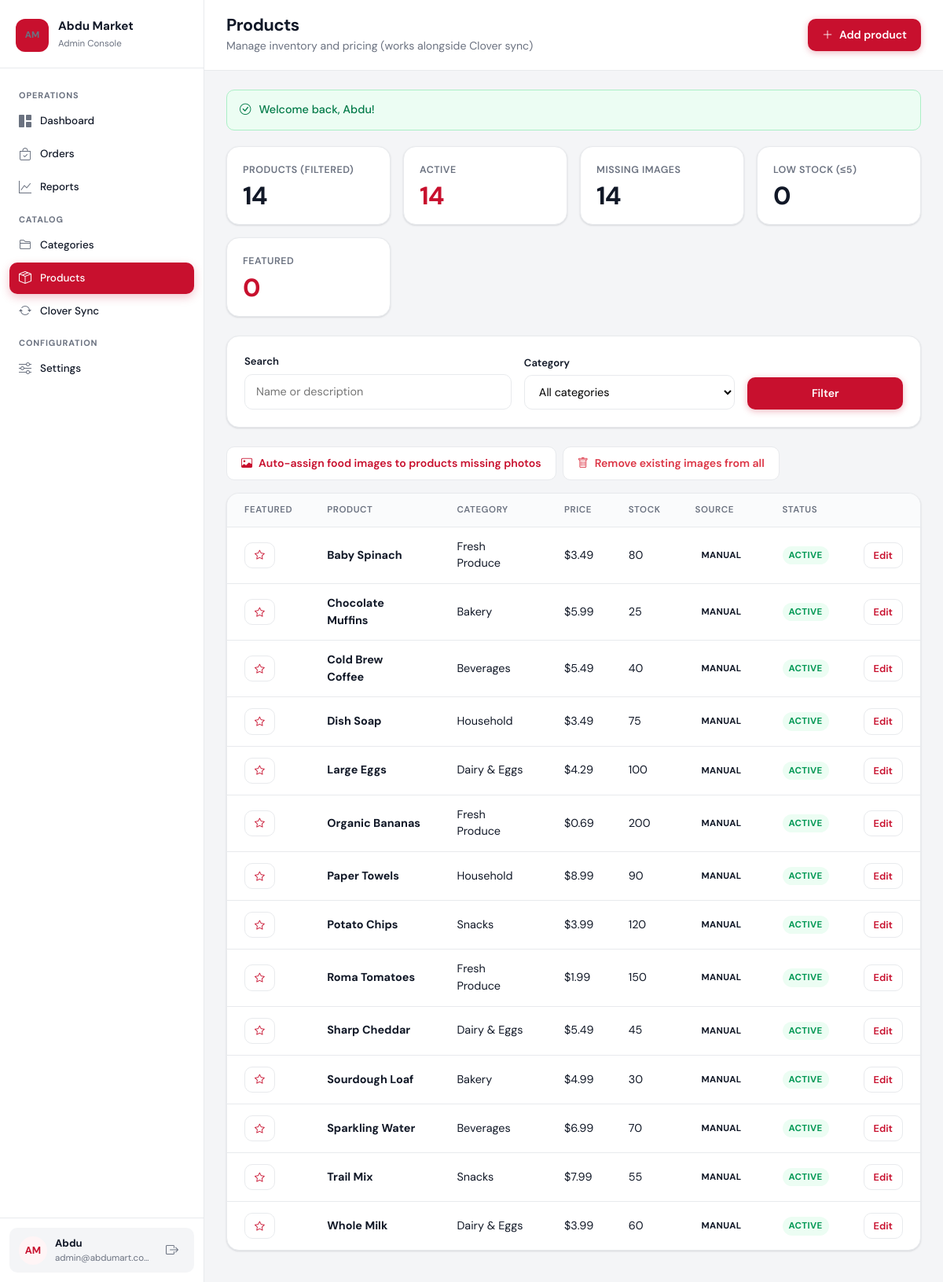
/admin/products.php (signed in), run on the app's committed database.
### tables this page shows
CREATE TABLE users (
    id INT UNSIGNED AUTO_INCREMENT PRIMARY KEY,
    email VARCHAR(255) NOT NULL UNIQUE,
    google_id VARCHAR(255) DEFAULT NULL UNIQUE,
    password_hash VARCHAR(255) DEFAULT NULL,
    first_name VARCHAR(100) NOT NULL,
    last_name VARCHAR(100) NOT NULL,
    phone VARCHAR(20) DEFAULT NULL,
    email_verified_at TIMESTAMP NULL DEFAULT NULL,
    role ENUM('customer', 'admin') NOT NULL DEFAULT 'customer',
    created_at TIMESTAMP DEFAULT CURRENT_TIMESTAMP
);

CREATE TABLE products (
    id INT UNSIGNED AUTO_INCREMENT PRIMARY KEY,
    clover_id VARCHAR(64) DEFAULT NULL UNIQUE,
    category_id INT UNSIGNED DEFAULT NULL,
    name VARCHAR(255) NOT NULL,
    description TEXT DEFAULT NULL,
    price DECIMAL(10, 2) NOT NULL DEFAULT 0.00,
    inventory INT NOT NULL DEFAULT 0,
    image_url VARCHAR(500) DEFAULT NULL,
    is_active TINYINT(1) NOT NULL DEFAULT 1,
    is_featured TINYINT(1) NOT NULL DEFAULT 0,
    synced_at TIMESTAMP NULL DEFAULT NULL,
    FOREIGN KEY (category_id) REFERENCES categories(id) ON DELETE SET NULL
);

CREATE TABLE categories (
    id INT UNSIGNED AUTO_INCREMENT PRIMARY KEY,
    clover_id VARCHAR(64) DEFAULT NULL UNIQUE,
    name VARCHAR(255) NOT NULL,
    sort_order INT NOT NULL DEFAULT 0,
    image_url VARCHAR(500) DEFAULT NULL,
    is_active TINYINT(1) NOT NULL DEFAULT 1,
    synced_at TIMESTAMP NULL DEFAULT NULL
);

### admin/products.php (the view, shortened to what the rows shown need)
<?php
require_admin();
$editing = null;
$search = trim($_GET['q'] ?? '');
$allCategories = get_categories(false);
$filters = ['include_inactive' => true, 'sort' => 'name'];
$products = $editing ? [] : get_products($filters);
$listAction = 'products.php';
$productCounts = [
    'total' => 0,
    'active' => 0,
    'inactive' => 0,
    'with_images' => 0,
    'missing_images' => 0,
    'low_stock' => 0,
    'featured' => 0,
];
if (!$editing) {
    $productCounts['total'] = count($products);
    foreach ($products as $p) {
        if (!empty($p['is_active'])) $productCounts['active']++; else $productCounts['inactive']++;
        if (!empty($p['image_url'])) $productCounts['with_images']++; else $productCounts['missing_images']++;
    }
}
$pageTitle = $editing ? ($editing['id'] ? 'Edit product' : 'New product') : 'Products';
require dirname(__DIR__) . '/includes/admin_header.php';
if ($editing):
?>
<div class="row g-4">
    <div class="col-lg-7">
        <div class="admin-card">
            <div class="admin-card-header"><h2><?= $editing['id'] ? 'Edit product' : 'New product' ?></h2></div>
            <div class="admin-card-body padded">
                <form method="post" enctype="multipart/form-data">
                    <?= csrf_field() ?>
                    <input type="hidden" name="product_id" value="<?= (int) $editing['id'] ?>">
                    <input type="hidden" name="action" value="<?= $editing['id'] ? 'update' : 'create' ?>">
                    <div class="admin-field">
                        <label for="name">Name</label>
                        <input type="text" id="name" name="name" class="admin-input" value="<?= e($editing['name']) ?>" required>
                    </div>
                    <div class="admin-field">
                        <label for="category_id">Category</label>
                        <select id="category_id" name="category_id" class="admin-input">
                            <option value="">— Uncategorized —</option>
                            <?php foreach ($allCategories as $cat): ?>
                            <option value="<?= (int) $cat['id'] ?>" <?= (int) ($editing['category_id'] ?? 0) === (int) $cat['id'] ? 'selected' : '' ?>>
                                <?= e($cat['name']) ?><?= !$cat['is_active'] ? ' (hidden)' : '' ?>
                            </option>
                            <?php endforeach; ?>
                        </select>
                    </div>
                    <div class="admin-field">
                        <label for="description">Description</label>
                        <textarea id="description" name="description" class="admin-input" rows="3"><?= e($editing['description'] ?? '') ?></textarea>
                    </div>
                    <div class="row g-3">
                        <div class="col-md-4">
                            <div class="admin-field">
                                <label for="price">Price ($)</label>
                                <input type="number" id="price" name="price" class="admin-input" step="0.01" min="0" value="<?= e(number_format((float) $editing['price'], 2, '.', '')) ?>" required>
                            </div>
                        </div>
                        <div class="col-md-4">
                            <div class="admin-field">
                                <label for="inventory">Inventory</label>
                                <input type="number" id="inventory" name="inventory" class="admin-input" min="0" value="<?= (int) $editing['inventory'] ?>">
                            </div>
                        </div>
                        <div class="col-md-4 d-flex align-items-end">
                            <div class="admin-field mb-0 w-100">
                                <label class="d-flex align-items-center gap-2">
                                    <input type="checkbox" name="is_active" value="1" <?= $editing['is_active'] ? 'checked' : '' ?>>
                                    Active on storefront
                                </label>
                                <?php if (products_have_featured_column()): ?>
                                <label class="d-flex align-items-center gap-2 mt-2">
                                    <input type="checkbox" name="is_featured" value="1" <?= !empty($editing['is_featured']) ? 'checked' : '' ?>>
                                    Featured product
                                </label>
                                <?php endif; ?>
                            </div>
                        </div>
                    </div>
                    <div class="admin-field">
                        <label for="image_url">Image URL</label>
                        <input type="url" id="image_url" name="image_url" class="admin-input" value="<?= e($editing['image_url'] ?? '') ?>" placeholder="https://...">
                        <div class="hint">Optional: paste a URL or upload an image below.</div>
                    </div>
                    <div class="admin-field">
                        <label for="image_file">Upload image</label>
                        <input type="file" id="image_file" name="image_file" class="admin-input" accept="image/*">
                    </div>
                    <button type="submit" class="admin-btn admin-btn-primary"><?= $editing['id'] ? 'Save changes' : 'Create product' ?></button>
                </form>
            </div>
        </div>
    </div>
    <?php if ($editing['id']): ?>
    <div class="col-lg-5">
        <div class="admin-card">
            <div class="admin-card-header"><h2>Clover link</h2></div>
            <div class="admin-card-body padded">
                <?php if ($editing['clover_id']): ?>
                <p class="mb-2"><span class="admin-badge admin-badge-green">Synced from Clover</span></p>
                <p class="small text-muted mb-2">Clover ID: <code><?= e($editing['clover_id']) ?></code></p>
                <?php if ($editing['synced_at']): ?>
                <p class="small text-muted mb-0">Last synced <?= e(date('M j, Y g:i A', strtotime($editing['synced_at']))) ?></p>
                <?php endif; ?>
                <p class="small mt-3 mb-0">A Clover sync will refresh name, price, inventory, and category from your POS.</p>
                <?php else: ?>
                <p class="mb-0 text-muted">This product was created manually and is not linked to Clover.</p>
                <?php endif; ?>
            </div>
        </div>
        <form method="post" class="mt-3" onsubmit="return confirm('Delete this product?');">
            <?= csrf_field() ?>
            <input type="hidden" name="action" value="delete">
            <input type="hidden" name="product_id" value="<?= (int) $editing['id'] ?>">
            <button type="submit" class="admin-btn admin-btn-outline text-danger w-100"><i class="bi bi-trash"></i> Delete product</button>
        </form>
    </div>
    <?php endif; ?>
</div>
<?php else: ?>
<div class="admin-stats">
    <div class="admin-stat">
        <div class="admin-stat-label">Products (filtered)</div>
        <div class="admin-stat-value"><?= (int) $productCounts['total'] ?></div>
    </div>
    <div class="admin-stat highlight">
        <div class="admin-stat-label">Active</div>
        <div class="admin-stat-value"><?= (int) $productCounts['active'] ?></div>
    </div>
    <div class="admin-stat">
        <div class="admin-stat-label">Missing images</div>
        <div class="admin-stat-value"><?= (int) $productCounts['missing_images'] ?></div>
    </div>
    <div class="admin-stat">
        <div class="admin-stat-label">Low stock (≤5)</div>
        <div class="admin-stat-value"><?= (int) $productCounts['low_stock'] ?></div>
    </div>
    <?php if (products_have_featured_column()): ?>
    <div class="admin-stat highlight">
        <div class="admin-stat-label">Featured</div>
        <div class="admin-stat-value"><?= (int) $productCounts['featured'] ?></div>
    </div>
    <?php endif; ?>
</div>
<div class="admin-card mb-4">
    <div class="admin-card-body padded">
        <form method="get" class="row g-3 align-items-end">
            <div class="col-md-5">
                <div class="admin-field mb-0">
                    <label for="q">Search</label>
                    <input type="search" id="q" name="q" class="admin-input" value="<?= e($search) ?>" placeholder="Name or description">
                </div>
            </div>
            <div class="col-md-4">
                <div class="admin-field mb-0">
                    <label for="category">Category</label>
                    <select id="category" name="category" class="admin-input">
                        <option value="">All categories</option>
                    </select>
                </div>
            </div>
            <div class="col-md-3 d-flex gap-2">
                <button type="submit" class="admin-btn admin-btn-primary flex-grow-1">Filter</button>
            </div>
        </form>
    </div>
</div>
<div class="d-flex flex-wrap gap-2 mb-3">
    <form method="post" class="d-inline">
        <button type="submit" class="admin-btn admin-btn-outline">
            <i class="bi bi-image"></i> Auto-assign food images to products missing photos
        </button>
    </form>
    <form method="post" class="d-inline" onsubmit="return confirm('Remove images from ALL products? Uploaded files will be deleted.');">
        <button type="submit" class="admin-btn admin-btn-outline text-danger">
            <i class="bi bi-trash"></i> Remove existing images from all
        </button>
    </form>
</div>
<div class="admin-card">
    <div class="table-responsive">
        <table class="admin-table">
            <thead>
                <tr>
                    <th>Featured</th>
                    <th>Product</th>
                    <th>Category</th>
                    <th>Price</th>
                    <th>Stock</th>
                    <th>Source</th>
                    <th>Status</th>
                    <th></th>
                </tr>
            </thead>
            <tbody>
                <?php if (empty($products)): ?>
                <tr>
                    <td colspan="8">
                        <div class="admin-empty py-4">
                            <i class="bi bi-box-seam"></i>
                            <p>No products found. Add one manually or sync from Clover.</p>
                            <a href="clover-sync.php" class="admin-btn admin-btn-outline admin-btn-sm">Go to Clover Sync</a>
                        </div>
                    </td>
                </tr>
                <?php else: ?>
                <?php foreach ($products as $product): ?>
                <tr>
                    <td>
                        <?php if (products_have_featured_column()): ?>
                        <form method="post" class="d-inline" action="<?= e($listAction) ?>">
                            <button
                                type="submit"
                                class="admin-btn admin-btn-sm <?= !empty($product['is_featured']) ? 'admin-btn-primary' : 'admin-btn-outline' ?>"
                                title="<?= !empty($product['is_featured']) ? 'Remove from featured' : 'Mark as featured' ?>"
                            >
                                <i class="bi bi-star<?= !empty($product['is_featured']) ? '-fill' : '' ?>"></i>
                            </button>
                        </form>
                        <?php else: ?>
                        <span class="text-muted">—</span>
                        <?php endif; ?>
                    </td>
                    <td>
                        <strong><?= e($product['name']) ?></strong>
                    </td>
                    <td><?= e($product['category_name'] ?? '—') ?></td>
                    <td><?= format_money($product['price']) ?></td>
                    <td><?= (int) $product['inventory'] ?></td>
                    <td>
                        <?php if ($product['clover_id']): ?>
                        <span class="admin-badge admin-badge-green">Clover</span>
                        <?php else: ?>
                        <span class="admin-badge">Manual</span>
                        <?php endif; ?>
                    </td>
                    <td>
                        <?php if ($product['is_active'] && $product['inventory'] > 0): ?>
                        <span class="admin-badge admin-badge-green">Active</span>
                        <?php elseif ($product['is_active']): ?>
                        <span class="admin-badge">Out of stock</span>
                        <?php else: ?>
                        <span class="admin-badge">Hidden</span>
                        <?php endif; ?>
                    </td>
                    <td><a href="products.php?id=<?= (int) $product['id'] ?>" class="admin-btn admin-btn-outline admin-btn-sm">Edit</a></td>
                </tr>
                <?php endforeach; ?>
                <?php endif; ?>
            </tbody>
        </table>
    </div>
</div>
<?php endif;
require dirname(__DIR__) . '/includes/admin_footer.php';

### includes/admin_header.php (shortened to what the rows shown need)
<?php
$pageTitle = $pageTitle ?? 'Dashboard';
$adminUser = current_user();
$adminInitials = strtoupper(substr($adminUser['first_name'] ?? 'A', 0, 1) . substr($adminUser['last_name'] ?? 'M', 0, 1));
?>
<!DOCTYPE html>
<html lang="en">
<head>
    <link href="https://cdn.jsdelivr.net/npm/bootstrap@5.3.3/dist/css/bootstrap.min.css" rel="stylesheet">
    <link href="https://cdn.jsdelivr.net/npm/bootstrap-icons@1.11.3/font/bootstrap-icons.min.css" rel="stylesheet">
    <link href="../assets/css/admin.css" rel="stylesheet">
</head>
<body class="admin-app">
<div class="admin-shell">
    <aside class="admin-sidebar" id="adminSidebar">
        <div class="admin-sidebar-footer">
            <div class="admin-user-pill">
                <span class="admin-user-avatar"><?= e($adminInitials) ?></span>
                <div class="admin-user-meta">
                    <strong><?= e($adminUser['first_name'] ?? 'Admin') ?></strong>
                    <span><?= e($adminUser['email'] ?? '') ?></span>
                </div>
                <a href="../logout.php" class="admin-user-signout" aria-label="Sign out" title="Sign out">
                    <i class="bi bi-box-arrow-right"></i>
                </a>
            </div>
        </div>
    </aside>
    <div class="admin-main">
        <header class="admin-top-header">
            <div class="admin-top-header-text">
                <h1><?= e($pageTitle) ?></h1>
            </div>
        </header>
        <main class="admin-page">

### data on the page
users: adminInitials "AM", first_name "Abdu", email "admin@abdumart.com"
products: id "14", is_featured "0", name "Dish Soap", category.name "Household", price "$3.49", inventory "75", shows "MANUAL", is_active "ACTIVE"
products: is_featured 0 (drawn), name "Baby Spinach", category.name "Fresh Produce", price "$3.49", inventory "80", shows "MANUAL", is_active "ACTIVE"
products: is_featured 0 (drawn), name "Chocolate Muffins", category.name "Bakery", price "$5.99", inventory "25", shows "MANUAL", is_active "ACTIVE"
products: is_featured 0 (drawn), name "Cold Brew Coffee", category.name "Beverages", price "$5.49", inventory "40", shows "MANUAL", is_active "ACTIVE"
products: is_featured 0 (drawn), name "Large Eggs", category.name "Dairy & Eggs", price "$4.29", inventory "100", shows "MANUAL", is_active "ACTIVE"
products: is_featured 0 (drawn), name "Organic Bananas", category.name "Fresh Produce", price "$0.69", inventory "200", shows "MANUAL", is_active "ACTIVE"
products: is_featured 0 (drawn), name "Paper Towels", category.name "Household", price "$8.99", inventory "90", shows "MANUAL", is_active "ACTIVE"
products: is_featured 0 (drawn), name "Potato Chips", category.name "Snacks", price "$3.99", inventory "120", shows "MANUAL", is_active "ACTIVE"
products: is_featured 0 (drawn), name "Roma Tomatoes", category.name "Fresh Produce", price "$1.99", inventory "150", shows "MANUAL", is_active "ACTIVE"
products: is_featured 0 (drawn), name "Sharp Cheddar", category.name "Dairy & Eggs", price "$5.49", inventory "45", shows "MANUAL", is_active "ACTIVE"
products: is_featured 0 (drawn), name "Sourdough Loaf", category.name "Bakery", price "$4.99", inventory "30", shows "MANUAL", is_active "ACTIVE"
products: is_featured 0 (drawn), name "Sparkling Water", category.name "Beverages", price "$6.99", inventory "70", shows "MANUAL", is_active "ACTIVE"
products: is_featured 0 (drawn), name "Trail Mix", category.name "Snacks", price "$7.99", inventory "55", shows "MANUAL", is_active "ACTIVE"
products: is_featured 0 (drawn), name "Whole Milk", category.name "Dairy & Eggs", price "$3.99", inventory "60", shows "MANUAL", is_active "ACTIVE"

### other printed values
$pageTitle "Products"
$pageSubtitle "Manage inventory and pricing (works alongside Clover sync)"
$flash['message'] "Welcome back, Abdu!"
